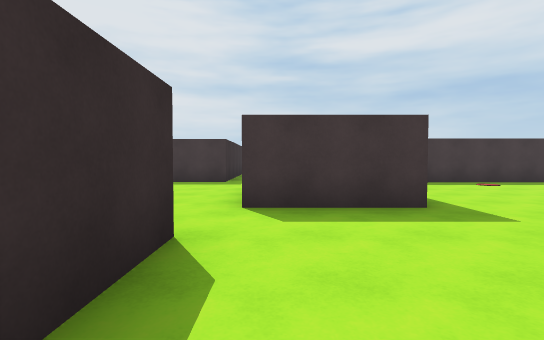
[1] (above)

16 first-person views from a walk through a scene from a Unity 3-D project. The camera is 1.3 m above the floor, tilts 2° down and sees 85° across. The floor is counted in squares, 2 m on a side. Each view is taken from the middle of a square. On the plan, view 1 faces up. The plan holds only what a view shows up to about 9 squares ahead; the rest is blank. The place goes on beyond the plan.

[2]
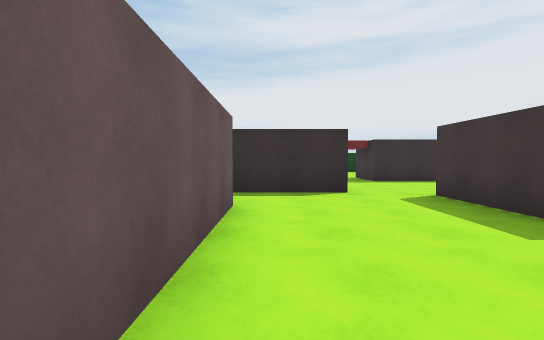

[3]
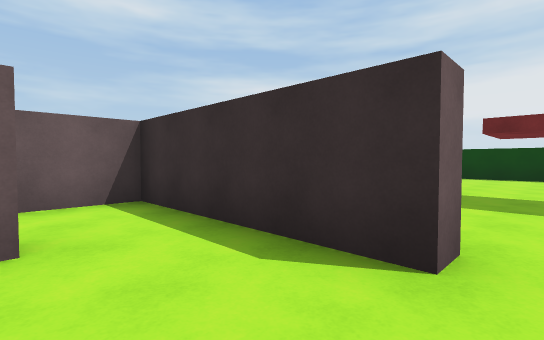

[4]
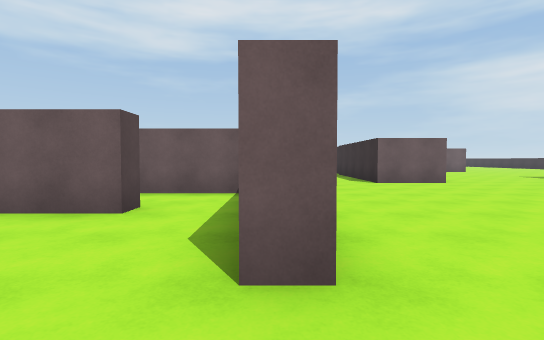

[5]
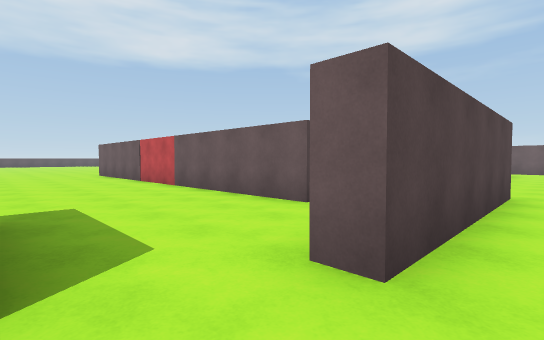

[6]
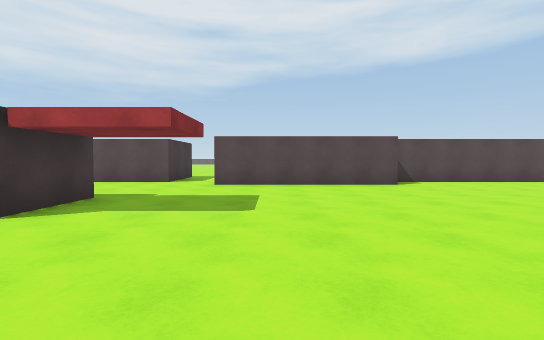

[7]
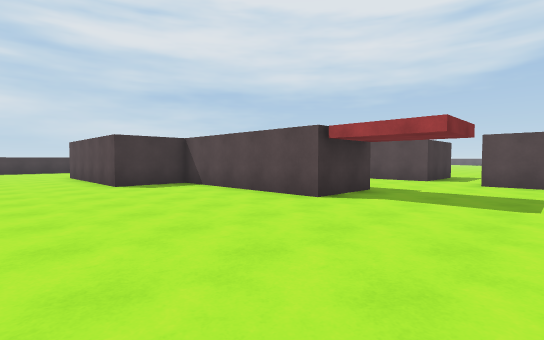

[8]
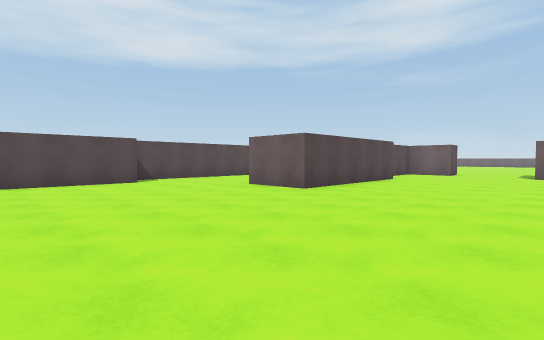

[9]
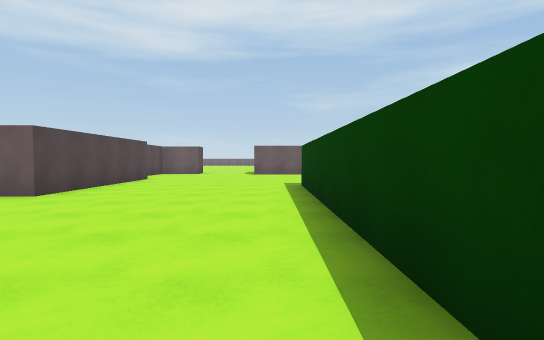

[10]
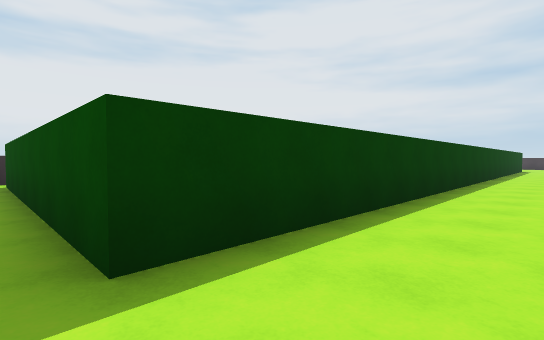

[11]
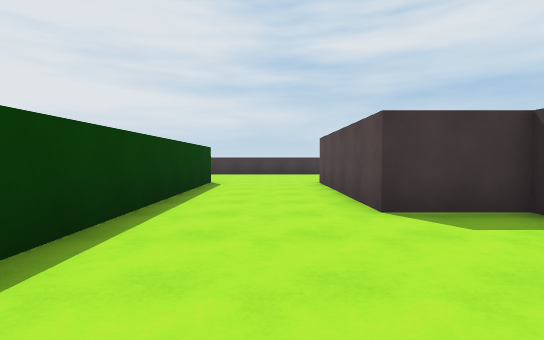

[12]
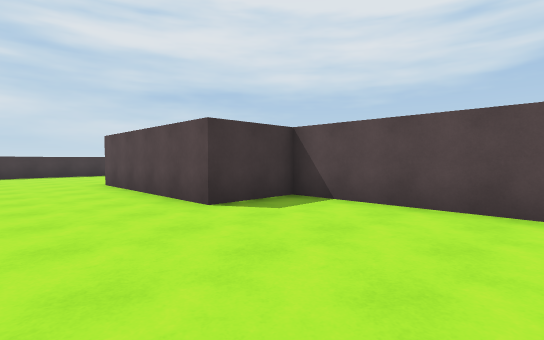

[13]
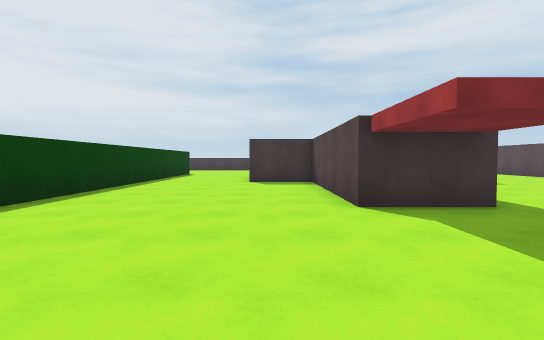

[14]
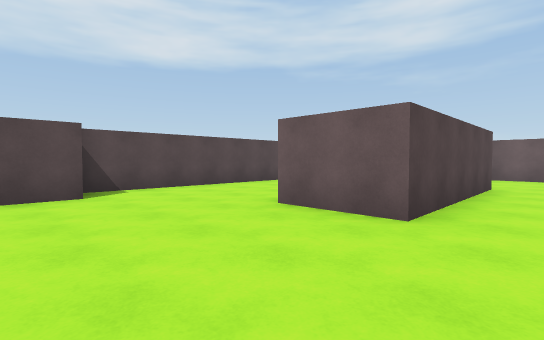

[15]
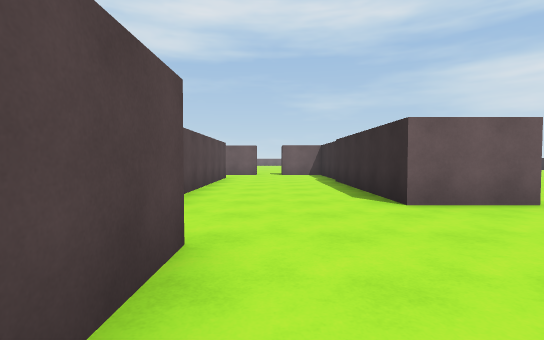

[16]
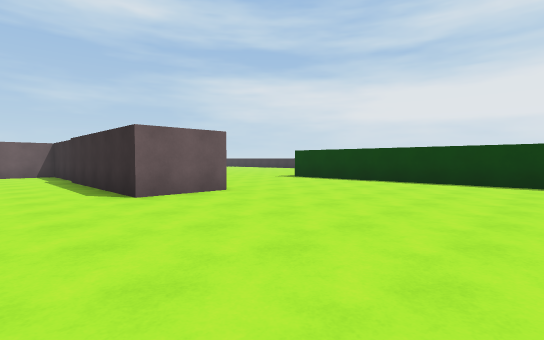

### Floor plan
Points are (right, up) in squares from view 1. A wall is a line through its corners. A room is listed if a view was taken in it or the views show most of it. See-through windows are left out.
Room 1 (view 1)
walls: (0.8, -0.1) (0.8, 0.4); (-0.8, 0.5) (-0.8, -1.7) (1.6, -1.7)
ways out: opening at (0, 0) to room 2
Room 2 (views 2, 3, 4, 5)
walls: (-2.4, 8.6) (-2.9, 8.6); (2.1, 4) (-0.4, 4) (-0.4, 5.5); (7.9, 8.6) (6.4, 8.6); (-3.9, 6) (-3.9, 4); (-1.3, 2.5) (-0.8, 2.5) (-0.8, 0.5); (0.8, 0.4) (7.2, 0.4)
ways out: opening at (0, 0) to room 1; opening at (-18, -7) to room 3; opening at (-9, 13) to room 3; opening at (-2.5, 2.5) to room 3
Room 3 (views 6, 7, 8, 9, 10, 11, 12, 13, 14, 15, 16)
walls: (-3.9, 4) (-5.8, 4) (-5.8, 8.6) (-7.7, 8.6) (-7.7, 13.4); (-1.3, -2.4) (-1.3, 2.5); (-5.8, -7.5) (-5.8, -4.2) (-3.9, -4.2) (-3.9, -7.5); (-0.4, -7.5) (-0.4, -2.4); (-10.7, 13.5) (-10.7, -6.5) (-18.2, -6.5)
ways out: opening at (-18, -7) to room 2; opening at (-9, 13) to room 2; opening at (-2.5, 2.5) to room 2

Positions as (right, up) in squares from view 1, and headings:
1: (0, 0), facing up
2: (5, 1), facing left
3: (1, 3), facing down-left
4: (-1, 4), facing down
5: (-2, 4), facing down-right
6: (-9, 1), facing right
7: (-10, 1), facing up-right
8: (-10, 1), facing down-right
9: (-10, 1), facing down
10: (-9, -7), facing up-left
11: (-9, 5), facing up
12: (-10, 5), facing up-right
13: (-7, 0), facing up
14: (-7, -1), facing down-right
15: (-2, 0), facing down
16: (-2, 1), facing down-left
